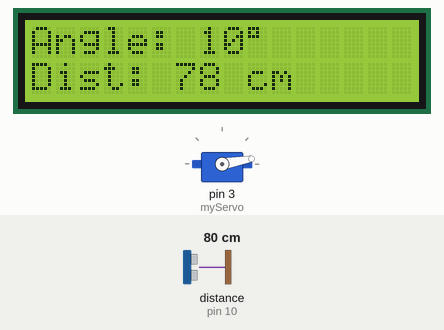
Simulated run of this sketch. Board: Arduino Uno, built with avr-gcc and run on an emulated ATmega328P. Parts: servo, 16×2 character LCD. Wiring (inferred from the names in the program): ultrasonic range finder: trigger pin 9; echo pin 10. Inputs (shaded band) come from the test bench; at power-on: distance to the obstacle (sensor on pin 10) 80 cm. The echo pulse lasts 58.3 µs per cm.

Above: at 1.2 s.
1.3 s: distance to the obstacle (sensor on pin 10) set to 2 cm
At 1.88 s:
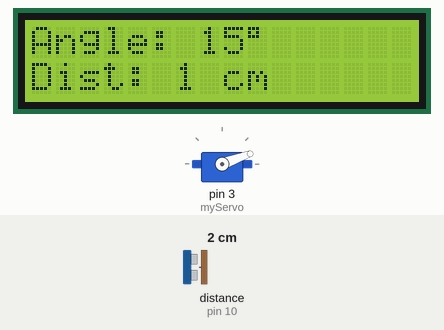
3.9 s: distance to the obstacle (sensor on pin 10) set to 4 cm
At 4.42 s:
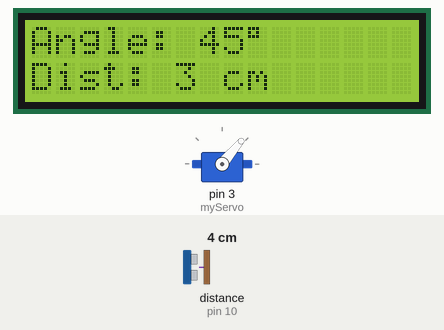
6.9 s: distance to the obstacle (sensor on pin 10) set to 9 cm
At 16.0 s:
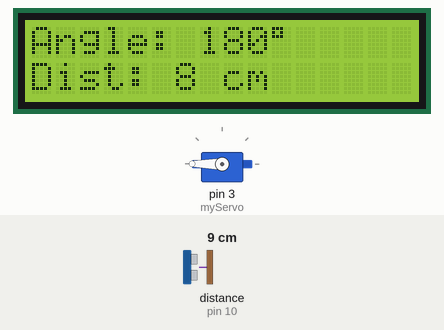
Timing chart, 0 to 21.4 s (numbered marks = the images above; inputs shaded):
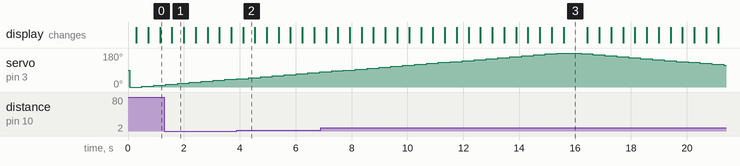

The sketch:

code.ino
```cpp
#include <Servo.h>
#include <Wire.h>
#include <LiquidCrystal_I2C.h>

// LCD setup (address 0x27 is common, 16 columns x 2 rows)
LiquidCrystal_I2C lcd(0x27, 16, 2);

Servo myServo;

const int trigPin = 9;
const int echoPin = 10;

long duration;
int distance;

void setup() {
  myServo.attach(3);
  pinMode(trigPin, OUTPUT);
  pinMode(echoPin, INPUT);

  lcd.init();            // Initialize LCD
  lcd.backlight();       // Turn on backlight
}

void loop() {
  // Sweep from 0° to 180°
  for (int pos = 0; pos <= 180; pos += 5) {
    myServo.write(pos);
    delay(200);

    distance = getDistance();

    displayLCD(pos, distance);
  }

  // Sweep from 180° to 0°
  for (int pos = 180; pos >= 0; pos -= 5) {
    myServo.write(pos);
    delay(200);

    distance = getDistance();

    displayLCD(pos, distance);
  }
}

// Function to measure distance
int getDistance() {
  digitalWrite(trigPin, LOW);
  delayMicroseconds(2);

  digitalWrite(trigPin, HIGH);
  delayMicroseconds(10);
  digitalWrite(trigPin, LOW);

  long duration = pulseIn(echoPin, HIGH);
  int dist = duration * 0.034 / 2; // in cm
  return dist;
}

// Function to display angle and distance on LCD
void displayLCD(int angle, int distance) {
  lcd.clear();
  lcd.setCursor(0, 0);
  lcd.print("Angle: ");
  lcd.print(angle);
  lcd.print((char)223); // Degree symbol

  lcd.setCursor(0, 1);
  lcd.print("Dist: ");
  lcd.print(distance);
  lcd.print(" cm");

  delay(200); // Small delay so LCD is readable
}
```

Measured:
- by itself, servo on pin 3 (myServo): rises from 80° to 180° in 8.1 s, then falls to 115° in 6.0 s
- what the display in image 1 shows lasts 0.4 s, from 1.6 s to 2.0 s
